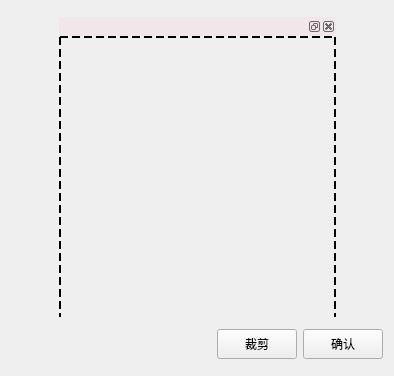
<?xml version="1.0" encoding="UTF-8"?>
<ui version="4.0">
 <class>CutAvator</class>
 <widget class="QDialog" name="CutAvator">
  <property name="geometry">
   <rect>
    <x>0</x>
    <y>0</y>
    <width>394</width>
    <height>376</height>
   </rect>
  </property>
  <property name="minimumSize">
   <size>
    <width>311</width>
    <height>311</height>
   </size>
  </property>
  <property name="maximumSize">
   <size>
    <width>900</width>
    <height>900</height>
   </size>
  </property>
  <property name="windowTitle">
   <string>Dialog</string>
  </property>
  <layout class="QGridLayout" name="gridLayout">
   <item row="0" column="1">
    <widget class="QDockWidget" name="dockWidget">
     <property name="minimumSize">
      <size>
       <width>277</width>
       <height>300</height>
      </size>
     </property>
     <property name="maximumSize">
      <size>
       <width>277</width>
       <height>300</height>
      </size>
     </property>
     <property name="styleSheet">
      <string notr="true">  QDockWidget::title {
    background: rgb(241, 231, 234)
}</string>
     </property>
     <widget class="QWidget" name="dockWidgetContents">
      <property name="minimumSize">
       <size>
        <width>277</width>
        <height>283</height>
       </size>
      </property>
      <widget class="DraggableResizableLabel" name="CutWindowLabel">
       <property name="geometry">
        <rect>
         <x>0</x>
         <y>0</y>
         <width>277</width>
         <height>283</height>
        </rect>
       </property>
       <property name="styleSheet">
        <string notr="true">border: 2px dashed rgb(0, 0, 0);
color:rgb(0, 0, 127);</string>
       </property>
       <property name="text">
        <string/>
       </property>
      </widget>
     </widget>
    </widget>
   </item>
   <item row="0" column="0">
    <spacer name="horizontalSpacer_2">
     <property name="orientation">
      <enum>Qt::Orientation::Horizontal</enum>
     </property>
     <property name="sizeHint" stdset="0">
      <size>
       <width>40</width>
       <height>20</height>
      </size>
     </property>
    </spacer>
   </item>
   <item row="0" column="2">
    <spacer name="horizontalSpacer_3">
     <property name="orientation">
      <enum>Qt::Orientation::Horizontal</enum>
     </property>
     <property name="sizeHint" stdset="0">
      <size>
       <width>40</width>
       <height>20</height>
      </size>
     </property>
    </spacer>
   </item>
   <item row="1" column="0" colspan="3">
    <layout class="QHBoxLayout" name="horizontalLayout">
     <item>
      <spacer name="horizontalSpacer">
       <property name="orientation">
        <enum>Qt::Orientation::Horizontal</enum>
       </property>
       <property name="sizeHint" stdset="0">
        <size>
         <width>40</width>
         <height>20</height>
        </size>
       </property>
      </spacer>
     </item>
     <item>
      <widget class="QPushButton" name="CutBtn">
       <property name="minimumSize">
        <size>
         <width>30</width>
         <height>30</height>
        </size>
       </property>
       <property name="text">
        <string>裁剪</string>
       </property>
       <property name="autoDefault">
        <bool>false</bool>
       </property>
      </widget>
     </item>
     <item>
      <widget class="QPushButton" name="OkBtn">
       <property name="minimumSize">
        <size>
         <width>30</width>
         <height>30</height>
        </size>
       </property>
       <property name="text">
        <string>确认</string>
       </property>
       <property name="autoDefault">
        <bool>false</bool>
       </property>
      </widget>
     </item>
    </layout>
   </item>
  </layout>
 </widget>
 <customwidgets>
  <customwidget>
   <class>DraggableResizableLabel</class>
   <extends>QLabel</extends>
   <header location="global">cutavator.h</header>
  </customwidget>
 </customwidgets>
 <resources/>
 <connections/>
</ui>
